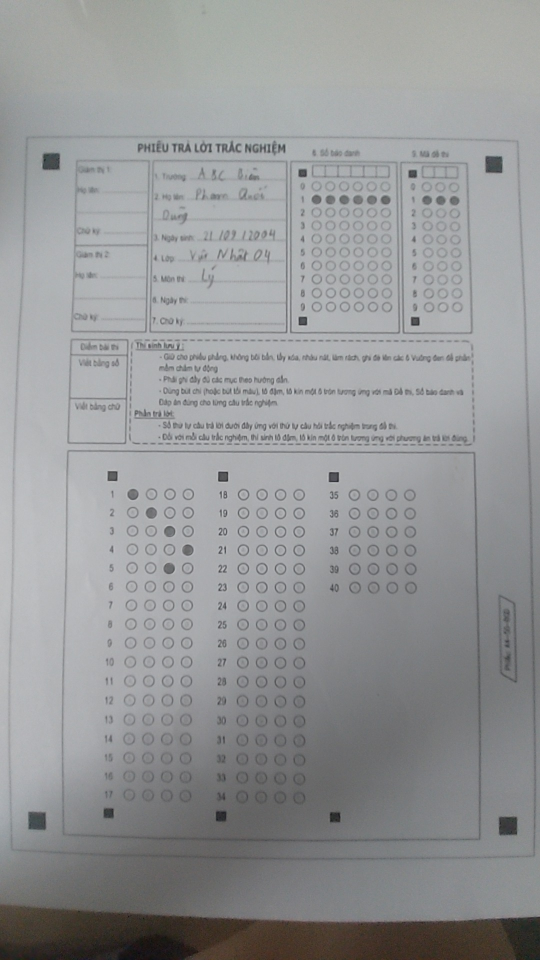
#> input picture be/tests/20260418_121820_651438_camera_1776489482496.jpg, 1080 x 1920 px (shown at 1/2 size); its folder holds only this picture in this run
$ python -i omr_preprocess.py   (imports and definitions only)
#> lines starting #> are read from the running program, lines starting #| are printed output that depends on the picture; after the words box and inside, x2 and y2 are one past the last pixel; in counts of white or black regions, pixels touching at a corner belong together
from __future__ import annotations

from typing import Dict, Optional, Tuple

import cv2
import numpy as np

from . import omr_marker_utils
from .omr_utils import _order_quad_points


# [24 lines left out: functions _safe_float, _norm_quad_from_points, not called in this run]


def _find_page_quad_by_contour(gray_img: np.ndarray) -> Optional[np.ndarray]:
    if gray_img is None or gray_img.size == 0:
        return None

    h, w = gray_img.shape[:2]
#> h = 1920; w = 1080
    total_area = float(max(1, h * w))
#> total_area = 2073600

    blur = cv2.GaussianBlur(gray_img, (5, 5), 0)
    edges = cv2.Canny(blur, 60, 180)
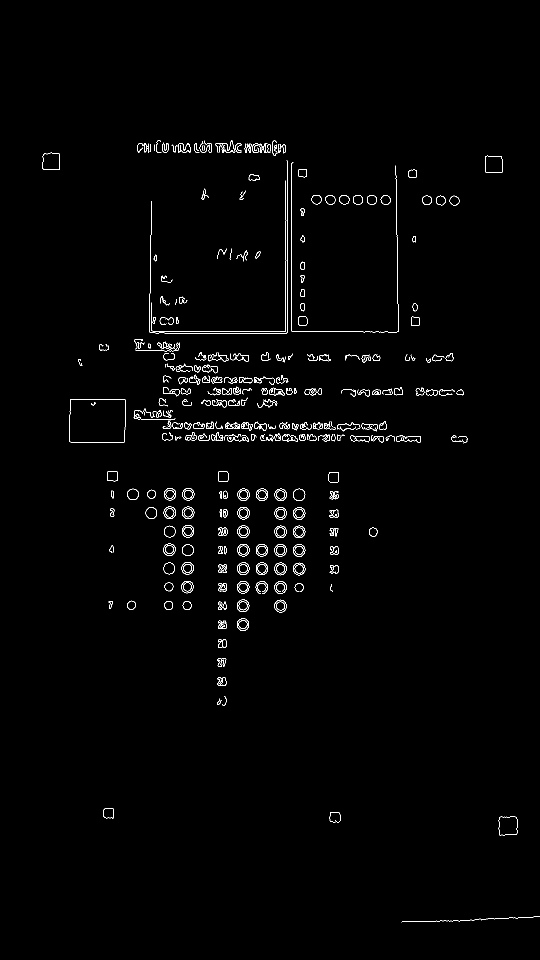
#> edges: shape (1920, 1080) (shown at 1/2 size); 1.1% white in thin lines or dots, all inside (x1, y1, x2, y2) = (84, 280, 1080, 1845)
    edges = cv2.dilate(edges, np.ones((3, 3), np.uint8), iterations=1)
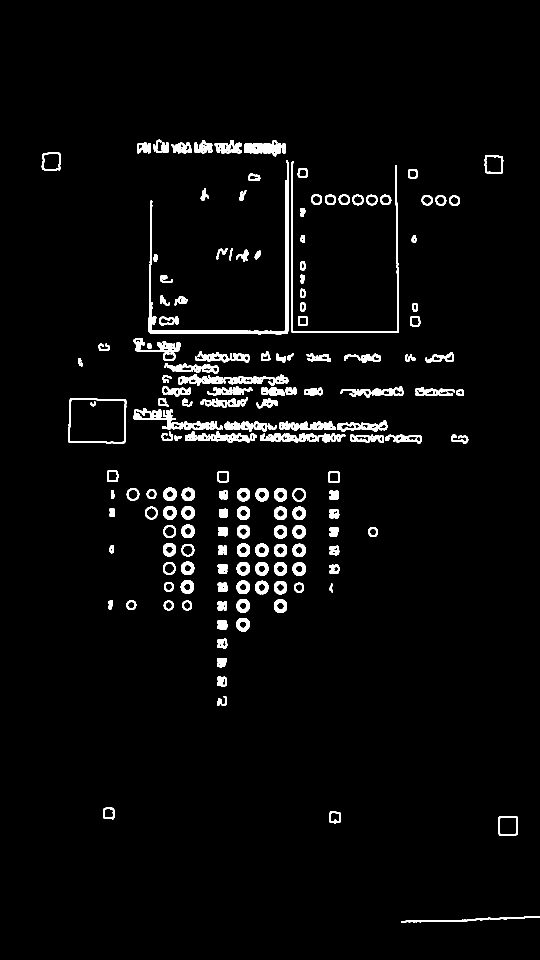
#> edges: shape (1920, 1080) (shown at 1/2 size); 3.5% white; 203 white regions

    contours, _ = cv2.findContours(edges, cv2.RETR_EXTERNAL, cv2.CHAIN_APPROX_SIMPLE)
#> contours = 202 contours; largest, box (x1, y1, x2, y2) and area: (137, 797, 253, 887) 9914, (297, 320, 577, 669) 4182, (582, 323, 798, 666) 1838, (996, 1632, 1036, 1672) 1443, (266, 816, 367, 859) 1354
    if not contours:
        return None

    contours = sorted(contours, key=cv2.contourArea, reverse=True)
    for cnt in contours[:10]:
        area = float(cv2.contourArea(cnt))
        if area < total_area * 0.18:
            continue

        peri = float(cv2.arcLength(cnt, True))
        if peri <= 0.0:
            continue

        approx = cv2.approxPolyDP(cnt, 0.02 * peri, True)  # xấp xỉ contour thành đa giác ít đỉnh
        if len(approx) == 4:
            pts = approx.reshape(4, 2).astype(np.float32)
            return _order_quad_points(pts)

        rect = cv2.minAreaRect(cnt)  # fallback: hình chữ nhật xoay nhỏ nhất bao contour
        box = cv2.boxPoints(rect)  # lấy 4 đỉnh của hình chữ nhật xoay đó
        if box is not None and len(box) == 4:
            box = box.astype(np.float32)
            box_area = float(cv2.contourArea(box))
            if box_area >= total_area * 0.16:
                return _order_quad_points(box)
#> this loop made 10 passes
#> area on passes 1 to 10: 9913.5, 4182, 1837.5, 1443, 1353.5, 1227, 1227, 1061, 1036.5, 993

    return None


# [65 lines left out: functions _detect_page_quad, _warp_to_standard_layout, _binarize, not called in this run]

>>> import cv2
>>> picture = cv2.imread('../../../tests/20260418_121820_651438_camera_1776489482496.jpg', cv2.IMREAD_GRAYSCALE)
>>> result = _find_page_quad_by_contour(picture)

$ run again, on be/tests/20260421_100238_118524_test2.jpg
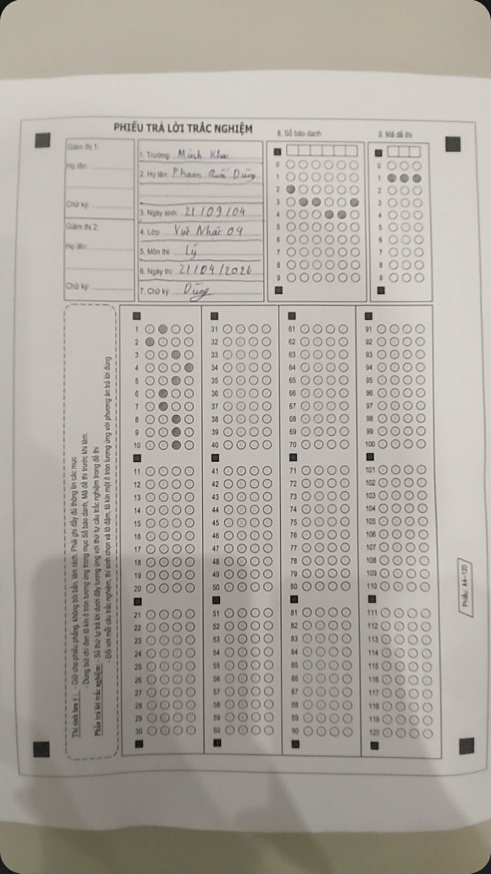
#> input picture be/tests/20260421_100238_118524_test2.jpg, 982 x 1747 px (shown at 1/2 size)
#> in _find_page_quad_by_contour, `edges = cv2.Canny(blur, 60, 180)`:
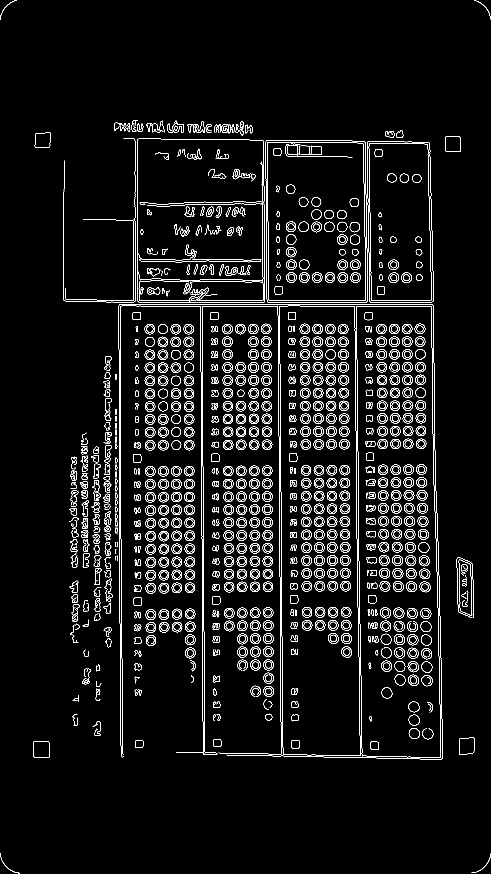
#> edges: shape (1747, 982) (shown at 1/2 size); 5.3% white in thin lines or dots
#> in _find_page_quad_by_contour, `edges = cv2.dilate(edges, np.ones((3, 3), np.uint8), iterations=1)`:
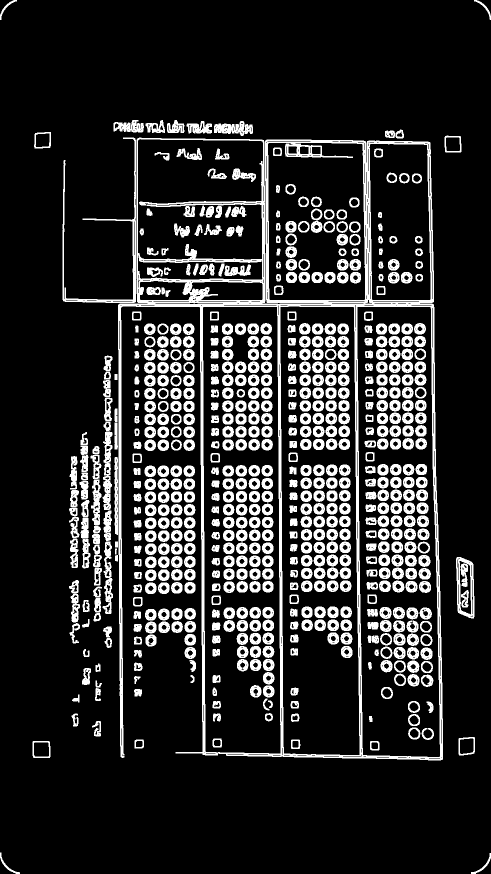
#> edges: shape (1747, 982) (shown at 1/2 size); 16.1% white; 677 white regions
#> contours = 194 contours; largest, box (x1, y1, x2, y2) and area: (236, 275, 886, 1521) 628081, (912, 1114, 949, 1237) 3766, (125, 275, 272, 606) 2952, (205, 863, 225, 1020) 1782, (205, 1083, 226, 1228) 1480
#> the loop in _find_page_quad_by_contour, `for cnt in contours[:10]:` made 1 pass
#> (area, peri, rect, box_area) on pass 1: (628081, 6762, ((558.3, 897.7), (645.7, 1249.2), -0.406), 806584.6)
#> after the loop in _find_page_quad_by_contour, `for cnt in contours[:10]:`: box_area = 806584.6
#> result = [[231.1, 275.3], [876.7, 270.8], [885.6, 1520], [239.9, 1524.5]]

$ run again, on be/tests/camera_1782202348467.jpg
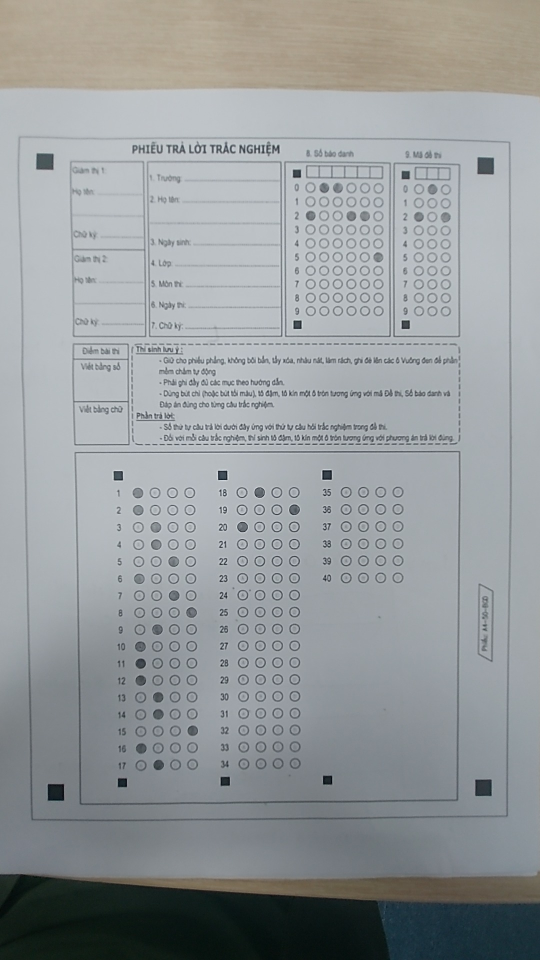
#> input picture be/tests/camera_1782202348467.jpg, 1080 x 1920 px (shown at 1/2 size)
#> in _find_page_quad_by_contour, `edges = cv2.Canny(blur, 60, 180)`:
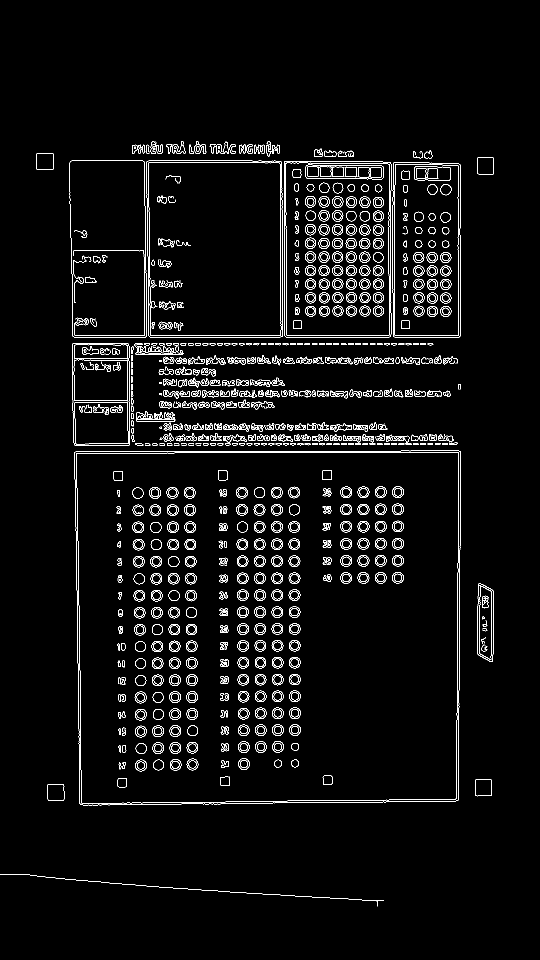
#> edges: shape (1920, 1080) (shown at 1/2 size); 3.6% white in thin lines or dots, all inside (x1, y1, x2, y2) = (0, 282, 988, 1813)
#> in _find_page_quad_by_contour, `edges = cv2.dilate(edges, np.ones((3, 3), np.uint8), iterations=1)`:
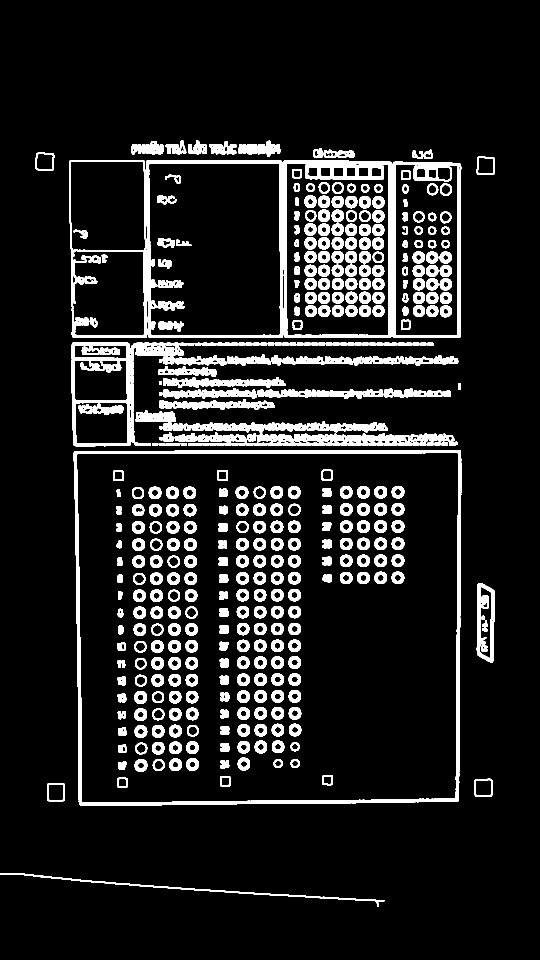
#> edges: shape (1920, 1080) (shown at 1/2 size); 10.8% white; 481 white regions
#> contours = 141 contours; largest, box (x1, y1, x2, y2) and area: (147, 900, 923, 1612) 540836, (567, 321, 923, 676) 123831, (292, 320, 567, 676) 96116, (138, 320, 295, 676) 53500, (143, 685, 261, 893) 23771
#> the loop in _find_page_quad_by_contour, `for cnt in contours[:10]:` made 1 pass
#> (area, peri, pts) on pass 1: (540836.5, 2965.6, [[921, 901], [148, 903], [158, 1608], [916, 1602]])
#> result = [[148, 903], [921, 901], [916, 1602], [158, 1608]]
